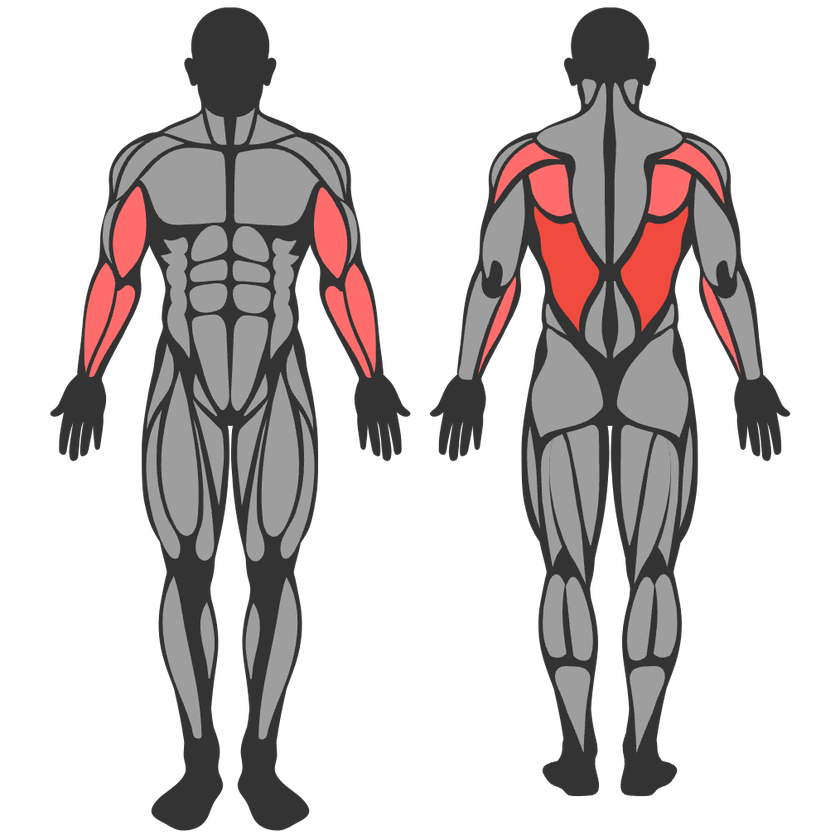
#> input picture apps/web/scripts/trace/reference.png, 840 x 840 px, shrunk from 1014 x 1014 before the run
$ python labels.py
#> lines starting #> are read from the running program, lines starting #| are printed output that depends on the picture; after the words box and inside, x2 and y2 are one past the last pixel; in counts of white or black regions, pixels touching at a corner belong together
"""The blob -> muscle table, read off the reference by eye, then machine-checked.

Two independent checks run against it:
  1. bilateral symmetry — the two blobs of a pair must mirror about the figure midline
     and sit at the same height, with similar area;
  2. the reference's own highlight — this render is a close neutral-grip lat pulldown,
     so every RED blob must be a lat / trap / teres / forearm-or-biceps, and no blob
     that is grey may be one. That is a free label test the artwork ships with.
"""
import json
import numpy as np
from PIL import Image
from scipy import ndimage

import os
_HERE = os.path.dirname(os.path.abspath(__file__))
T = os.path.join(_HERE, 'build') + os.sep
os.makedirs(T, exist_ok=True)
REF = os.path.join(_HERE, 'reference.png')

# (blob_a, blob_b, name, category)  — a/b order is irrelevant, side is derived from x
FRONT = [
    (1, 2, 'Sternocleidomastoid', None),
    (3, 4, 'Trapezius (Upper)', 'back'),
    (5, 6, 'Anterior Deltoid', 'shoulders'),
    (8, 10, 'Lateral Deltoid', 'shoulders'),
    (11, 12, 'Pectoralis Major', 'chest'),
    (13, 14, 'Biceps Brachii', 'biceps'),
    (15, 16, 'Triceps (Lateral Head)', 'triceps'),
    (17, 18, 'Rectus Abdominis (Upper)', 'abs'),
    (19, 20, 'Serratus Anterior', 'abs'),
    (21, 22, 'Rectus Abdominis (Middle)', 'abs'),
    (23, 25, 'Wrist Flexors', 'biceps'),
    (26, 27, 'Rectus Abdominis (Lower)', 'abs'),
    (28, 29, 'Brachioradialis', 'biceps'),
    (30, 31, 'External Oblique', 'abs'),
    (32, 33, 'Tensor Fasciae Latae', 'legs'),
    (34, 35, 'Rectus Femoris', 'legs'),
    (36, 37, 'Pectineus', 'legs'),
    (38, 40, 'Sartorius', 'legs'),
    (41, 42, 'Vastus Lateralis', 'legs'),
    (43, 45, 'Vastus Medialis', 'legs'),
    (47, 48, 'Gastrocnemius', 'legs'),
    (49, 50, 'Tibialis Anterior', 'legs'),
]
BACK = [
    (1, 2, 'Splenius', None),
    (3, 4, 'Trapezius (Middle & Lower)', 'back'),
    (5, 6, 'Posterior Deltoid', 'shoulders'),
    (7, 8, 'Trapezius (Upper)', 'back'),
    (11, 12, 'Infraspinatus & Teres Major', 'back'),
    (13, 14, 'Triceps Brachii', 'triceps'),
    (15, 16, 'Latissimus Dorsi', 'back'),
    (17, 18, 'Extensor Carpi Ulnaris', 'biceps'),
    (19, 20, 'Brachioradialis', 'biceps'),
    (21, 22, 'Erector Spinae', 'back'),
    # grey in the reference while the lat above it is 100% red, so this is the flank
    # (external oblique, posterior fibres), not the lat's lower tip
    (23, 24, 'External Oblique', 'abs'),
    (25, 26, 'Gluteus Maximus', 'legs'),
    (29, 30, 'Biceps Femoris', 'legs'),
    (31, 32, 'Vastus Lateralis', 'legs'),
    (33, 34, 'Semitendinosus', 'legs'),
    (37, 38, 'Gastrocnemius (Lateral)', 'legs'),
    (39, 40, 'Gastrocnemius (Medial)', 'legs'),
    (42, 43, 'Soleus', 'legs'),
]
TABLE = {'front': FRONT, 'back': BACK}

# categories a lat pulldown actually works -> the red blobs must land here
WORKED = {'back', 'biceps'}

def slug(s):
    return (s.lower().replace(' & ', '_').replace('(', '').replace(')', '')
            .replace(' ', '_').replace('-', '_'))

im = Image.open(REF).convert('RGBA')
#> im is the input picture: PIL image 840x840 RGBA; mean R, G, B, A 42.1, 36.9, 36.7, 90
a = np.array(im).astype(int)
R, G, B, A = a[:, :, 0], a[:, :, 1], a[:, :, 2], a[:, :, 3]
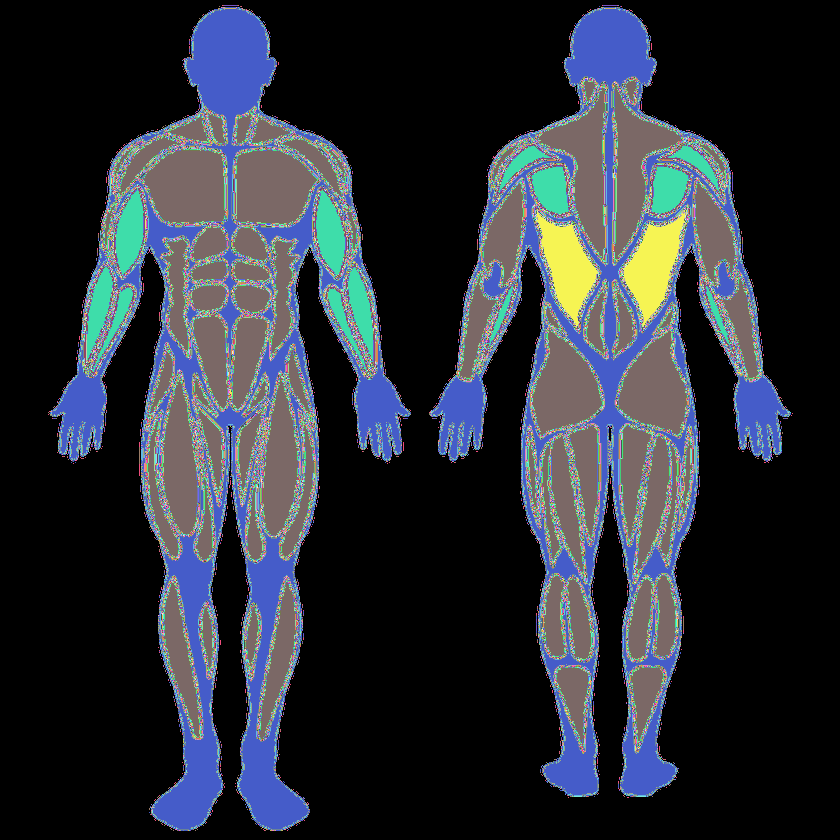
#> R: shape (840, 840) int64; 232 distinct labels, from 0 to 255; one colour per label, 0 black
#> G: shape (840, 840) int64; 152 distinct labels, from 0 to 255
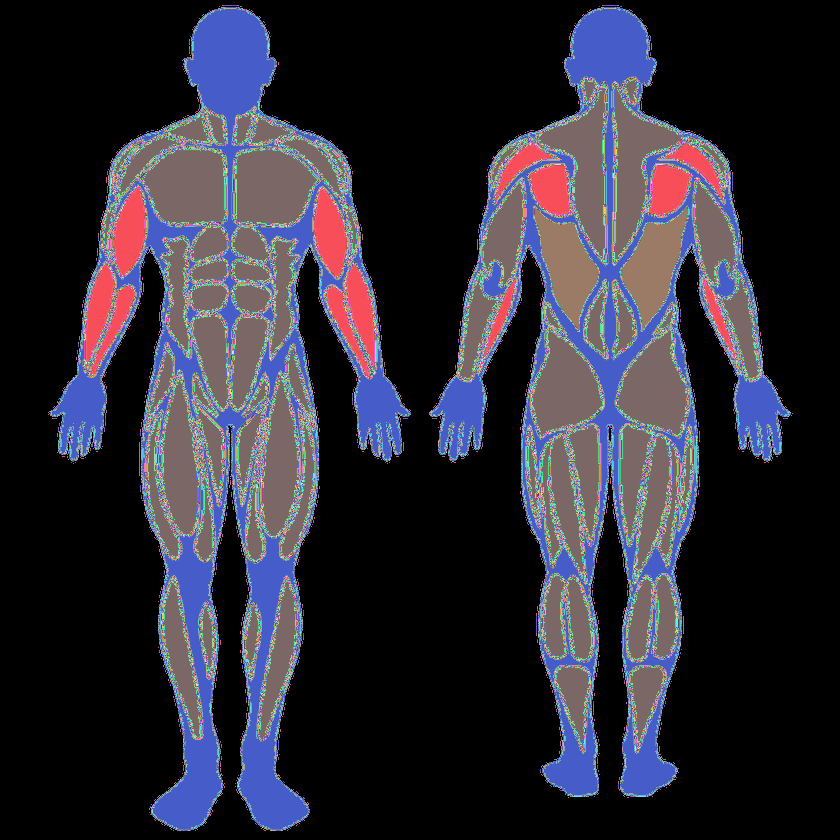
#> B: shape (840, 840) int64; 152 distinct labels, from 0 to 255; one colour per label, 0 black
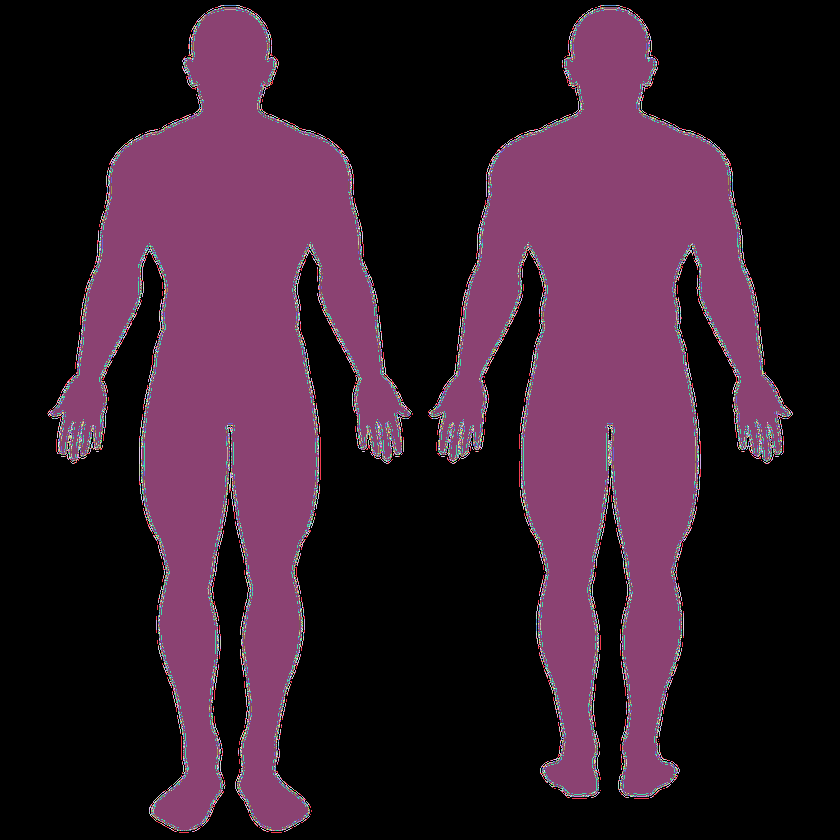
#> A: shape (840, 840) int64; 256 distinct labels, from 0 to 255; one colour per label, 0 black
lum = 0.299 * R + 0.587 * G + 0.114 * B
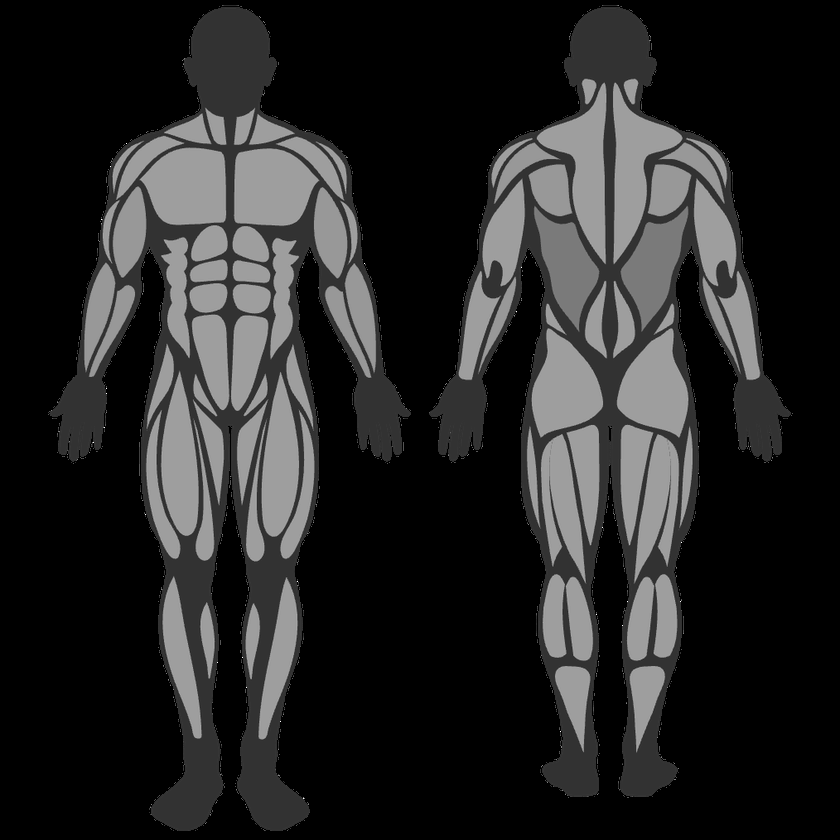
#> lum: shape (840, 840) float64; min 0, max 255, mean 38.4
ink = A > 128
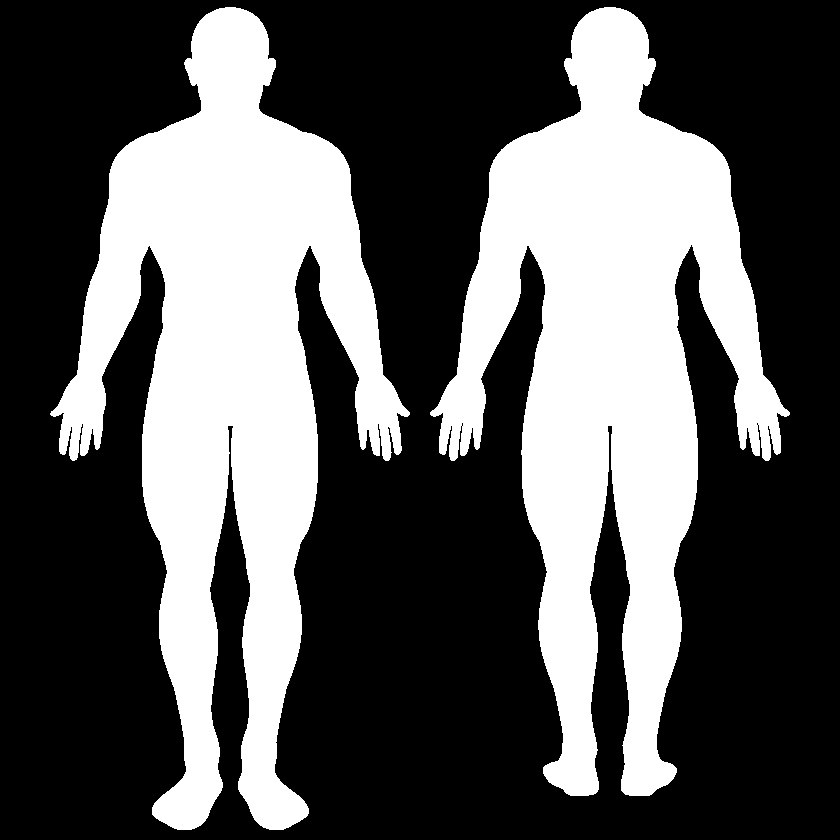
#> ink: shape (840, 840) bool; 35.3% white; 2 white regions, box (x1, y1, x2, y2) and area: (50, 7, 410, 830) 126116, (430, 7, 790, 796) 122948
island = ink & (lum > 90)
#> island: shape (840, 840) bool; 19.3% white; 80 white regions, largest, box (x1, y1, x2, y2) and area: (140, 148, 226, 225) 5393, (234, 148, 319, 226) 5345, (537, 83, 607, 264) 5139
red = ink & (R > 150) & (G < 150)
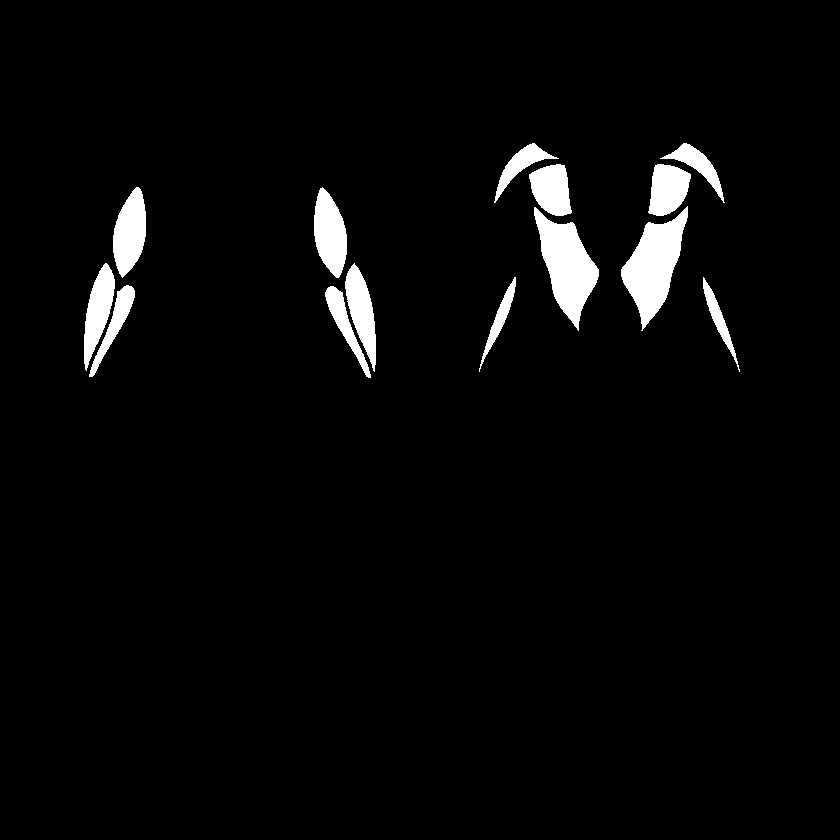
#> red: shape (840, 840) bool; 3.4% white; 14 white regions, largest, box (x1, y1, x2, y2) and area: (621, 206, 688, 331) 4033, (534, 207, 599, 331) 3899, (314, 187, 347, 278) 2059

#> (the run stopped early here; a loop or call above may not have finished)
